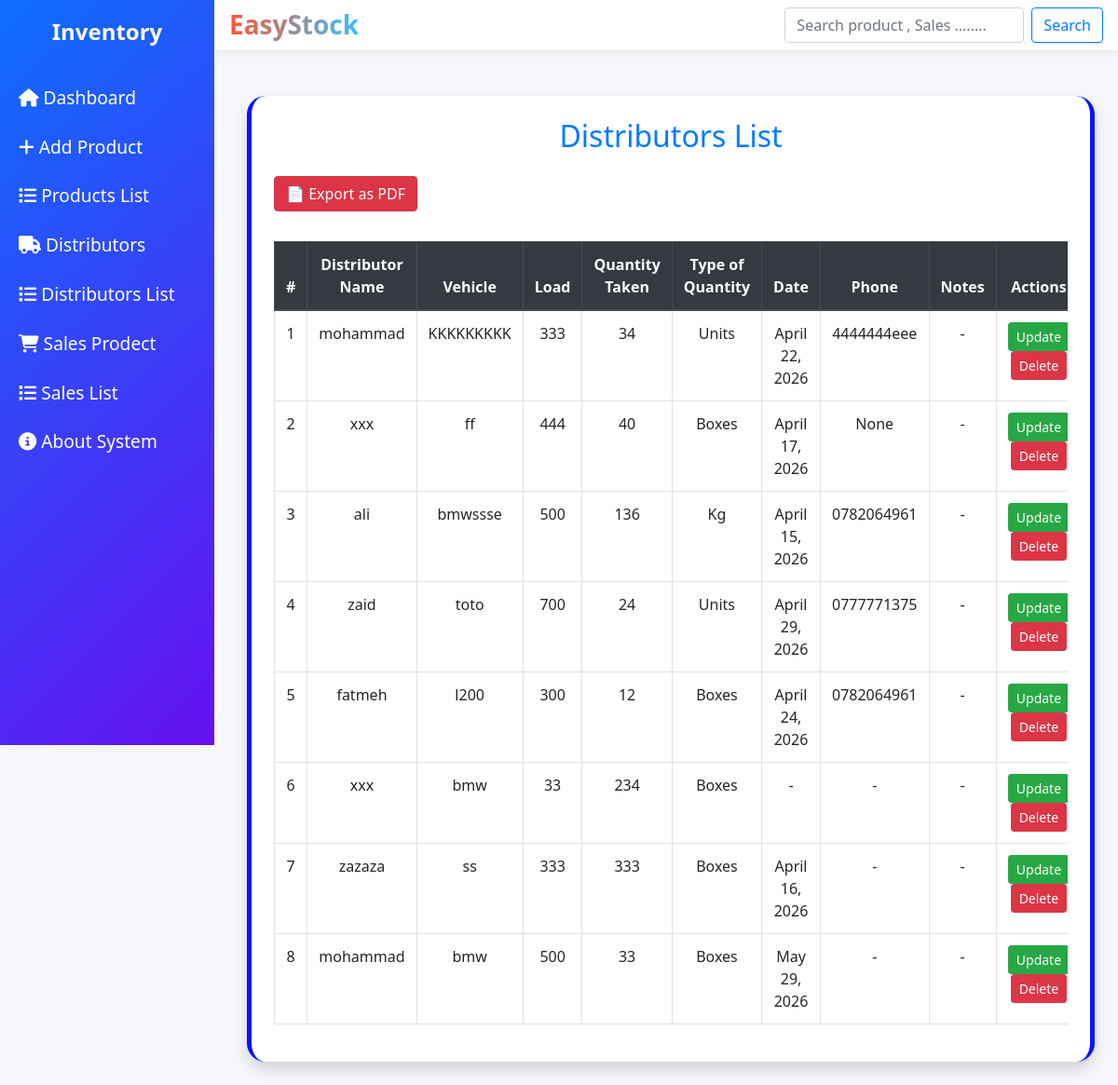
The app's page /distributors_list/ with its own data.
### app_app/models.py (models this page shows, shortened)
class Distributor(models.Model):
    product = models.ForeignKey(Product, on_delete=models.CASCADE)
    distributor_name = models.CharField(max_length=255)
    vehicle = models.CharField(max_length=100, null=True, blank=True)
    load = models.PositiveIntegerField(null=True, blank=True)
    quantity_taken = models.PositiveIntegerField()
    QUANTITY_TYPE_CHOICES = [
        ('boxes', 'Boxes'),
        ('units', 'Units'),
        ('kg', 'Kg'),
    ]
    quantity_type = models.CharField(max_length=20,choices=QUANTITY_TYPE_CHOICES,null=True,blank=True)
    quantity_date = models.DateField(null=True, blank=True)
    phone = models.CharField(max_length=20, null=True, blank=True)
    notes = models.TextField(null=True, blank=True)
    created_at = models.DateTimeField(auto_now_add=True)
    updated_at = models.DateTimeField(auto_now=True)

### app_app/views.py (the view, shortened to what this page needs)
# urls.py: path('distributors_list/', views.distributors_list, name='distributors_list'),
def distributors_list(request):
    query = request.GET.get('q', '')
    distributors = Distributor.objects.all()
    context={
        'distributors': distributors,
        'query': query
    }
    return render(request,'pages/list/distributors_list.html',context)

### templates/pages/list/distributors_list.html
{% extends "base.html" %}
{% block content %}
<div class="content container mt-4">
  <div class="card shadow p-4">
    <h2 class="mb-4 text-center text-primary">Distributors List</h2>
<div class="mb-3">
  <a href="{% url 'export_distributors_pdf' %}" class="btn btn-danger mb-3">
  📄 Export as PDF
</a>
</div>
    <div class="table-responsive">
      <table class="table table-bordered table-hover text-center">
      <thead class="thead-dark">
  <tr>
    <th>#</th>
    <th>Distributor Name</th>
    <th>Vehicle</th>
    <th>Load</th>
    <th>Quantity Taken</th>
    <th>Type of Quantity</th>
    <th>Date</th>
    <th>Phone</th>
    <th>Notes</th>
    <th>Actions</th>
  </tr>
</thead>
<tbody>
{% for d in distributors %}
<tr>
  <td>{{ forloop.counter }}</td>
  <td>{{ d.distributor_name }}</td>
  <td>{{ d.vehicle|default:"-" }}</td>
  <td>{{ d.load|default:"-" }}</td>
  <td>{{ d.quantity_taken }}</td>
  <td>
    {% if d.quantity_type %}
      {{ d.get_quantity_type_display }}
    {% else %}
      -
    {% endif %}
  </td>
  <td>{{ d.quantity_date|default:"-" }}</td>
  <td>{{ d.phone|default:"-" }}</td>
  <td>{{ d.notes|default:"-" }}</td>
  <td>
    <a href="{% url 'update_distributors' d.id %}" class="btn btn-sm btn-success">Update</a>
    <a href="{% url 'delete_distributor' d.id %}" class="btn btn-danger btn-sm">Delete</a>
  </td>
</tr>
{% endfor %}
</tbody>
      </table>
    </div>
  </div>
</div>
{% endblock %}

### inventory/static/style.css (style rules this page uses)
body { margin: 0; background-color: #f5f7fa; font-family: 'Segoe UI', sans-serif; }
.content { margin-left: 230px; padding: 25px; }
.card { border-radius: 20px; border: none; box-shadow: 0 5px 15px rgba(0,0,0,0.06); transition: 0.4s; border-left:5px solid #0713ff; border-right:5px solid #0713ff; }
.content { margin-left: 240px; width: 80%; }

### records on screen
Distributor: distributor_name "mohammad", vehicle "KKKKKKKKK", load "333", quantity_taken "34", quantity_type "Units", quantity_date "April 22, 2026", phone "4444444eee", notes "-"
Distributor: distributor_name "xxx", vehicle "ff", load "444", quantity_taken "40", quantity_type "Boxes", quantity_date "April 17, 2026", phone "None", notes "-"
Distributor: distributor_name "ali", vehicle "bmwssse", load "500", quantity_taken "136", quantity_type "Kg", quantity_date "April 15, 2026", phone "0782064961", notes "-"
Distributor: distributor_name "zaid", vehicle "toto", load "700", quantity_taken "24", quantity_type "Units", quantity_date "April 29, 2026", phone "0777771375", notes "-"
Distributor: distributor_name "fatmeh", vehicle "l200", load "300", quantity_taken "12", quantity_type "Boxes", quantity_date "April 24, 2026", phone "0782064961", notes "-"
Distributor: distributor_name "xxx", vehicle "bmw", load "33", quantity_taken "234", quantity_type "Boxes", quantity_date "-", phone "-", notes "-"
Distributor: distributor_name "zazaza", vehicle "ss", load "333", quantity_taken "333", quantity_type "Boxes", quantity_date "April 16, 2026", phone "-", notes "-"
Distributor: distributor_name "mohammad", vehicle "bmw", load "500", quantity_taken "33", quantity_type "Boxes", quantity_date "May 29, 2026", phone "-", notes "-"
